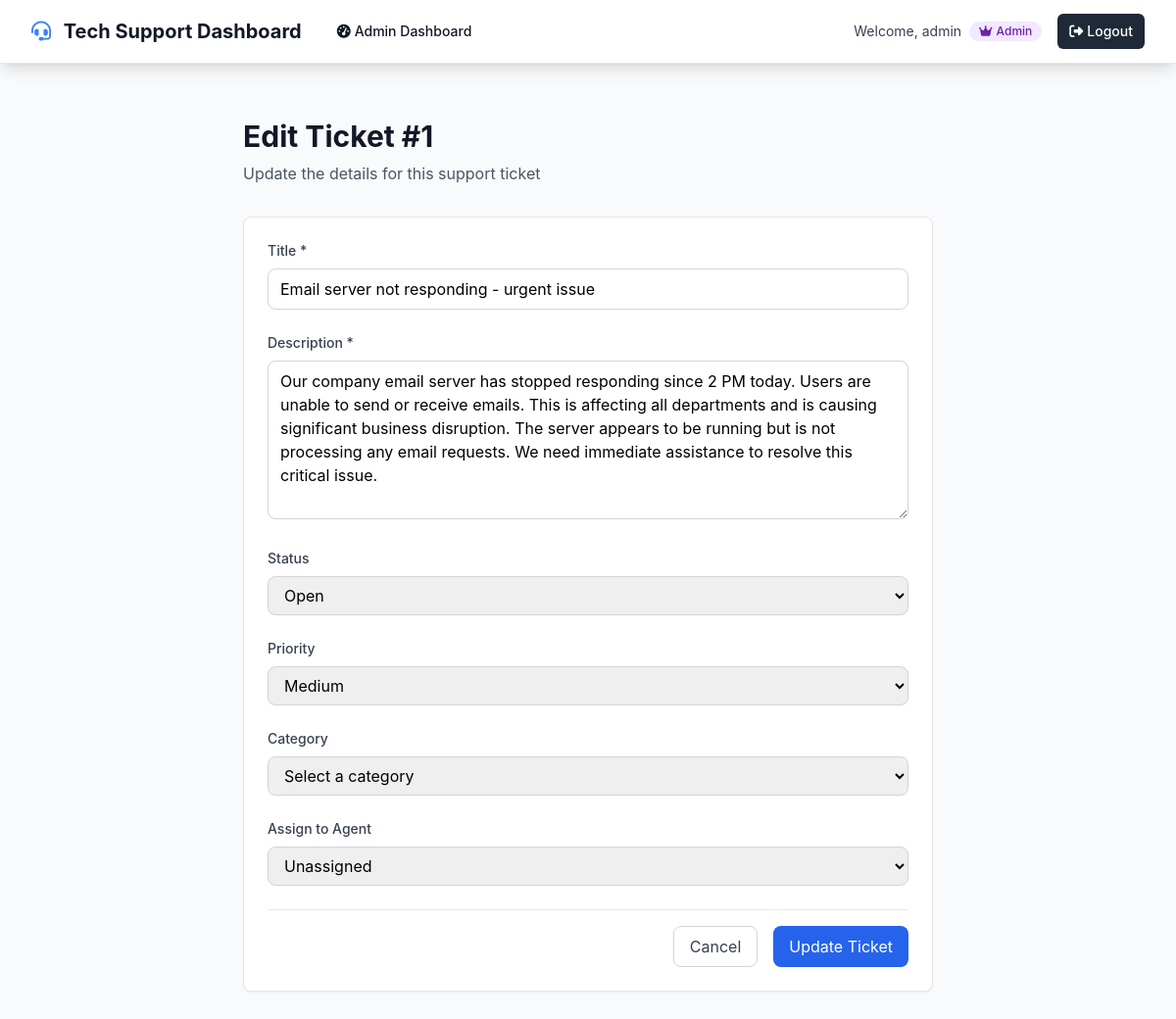
Screenshot of /tickets/1/edit (signed in) with the database file from the repository.
### tables this page shows
CREATE TABLE users (
            id INTEGER PRIMARY KEY AUTOINCREMENT,
            username TEXT UNIQUE NOT NULL,
            email TEXT UNIQUE NOT NULL,
            password_hash TEXT NOT NULL,
            role TEXT NOT NULL DEFAULT 'agent',
            created_at TIMESTAMP DEFAULT CURRENT_TIMESTAMP
        );

CREATE TABLE tickets (
            id INTEGER PRIMARY KEY AUTOINCREMENT,
            title TEXT NOT NULL,
            description TEXT NOT NULL,
            status TEXT NOT NULL DEFAULT 'open',
            priority TEXT NOT NULL DEFAULT 'medium',
            category_id INTEGER,
            created_by INTEGER NOT NULL,
            assigned_to INTEGER,
            created_at TIMESTAMP DEFAULT CURRENT_TIMESTAMP,
            updated_at TIMESTAMP DEFAULT CURRENT_TIMESTAMP,
            resolved_at TIMESTAMP,
            FOREIGN KEY (category_id) REFERENCES categories (id),
            FOREIGN KEY (created_by) REFERENCES users (id),
            FOREIGN KEY (assigned_to) REFERENCES users (id)
        );

### tickets.py (the view, shortened to what this page needs)
@tickets_bp.route('/tickets/<int:ticket_id>/edit', methods=['GET', 'POST'])
@login_required
def edit_ticket(ticket_id):
    try:
        ticket = Ticket.get_by_id(ticket_id)
        if not ticket:
            flash('Ticket not found.', 'error')
            return redirect(url_for('tickets.ticket_list'))
        if not current_user.is_admin():
            if ticket['created_by'] != current_user.id and ticket['assigned_to'] != current_user.id:
                flash('You do not have permission to edit this ticket.', 'error')
                return redirect(url_for('tickets.ticket_detail', ticket_id=ticket_id))
        categories = Category.get_all()
        agents = []
        if current_user.is_admin():
            conn = get_db_connection()
            agents = conn.execute("SELECT id, username FROM users WHERE role = 'agent'").fetchall()
            conn.close()
        return render_template('tickets/ticket_edit.html',
                             ticket=ticket, categories=categories, agents=agents)
    except Exception as e:
        flash(f'Error editing ticket: {str(e)}', 'error')
        return redirect(url_for('tickets.ticket_detail', ticket_id=ticket_id))

### database.py (called while the page is built)
def get_db_connection():
    conn = sqlite3.connect('instance/database.db')
    conn.row_factory = sqlite3.Row
    return conn

### models.py (called while the page is built)
    @staticmethod
    def get(user_id):
        conn = get_db_connection()
        user_data = conn.execute(
            'SELECT * FROM users WHERE id = ?', (user_id,)
        ).fetchone()
        conn.close()
        if user_data:
            return User(
                id=user_data['id'],
                username=user_data['username'],
                email=user_data['email'],
                role=user_data['role']
            )
        return None

    def is_admin(self):
        return self.role == 'admin'

### ticket_models.py (called while the page is built)
    @staticmethod
    def get_by_id(ticket_id):
        conn = get_db_connection()
        ticket = conn.execute('''
            SELECT t.*, c.name as category_name, c.color as category_color,
                   creator.username as created_by_username,
                   assignee.username as assigned_to_username
            FROM tickets t
            LEFT JOIN categories c ON t.category_id = c.id
            LEFT JOIN users creator ON t.created_by = creator.id
            LEFT JOIN users assignee ON t.assigned_to = assignee.id
            WHERE t.id = ?
        ''', (ticket_id,)).fetchone()
        conn.close()
        return ticket

    @staticmethod
    def get_all():
        conn = get_db_connection()
        categories = conn.execute('SELECT * FROM categories ORDER BY name').fetchall()
        conn.close()
        return categories

### templates/tickets/ticket_edit.html (shortened to what this page needs)
{% extends "base.html" %}
{% block content %}
<div class="min-h-screen bg-gray-50 py-8">
    <div class="max-w-3xl mx-auto px-4 sm:px-6 lg:px-8">
        <div class="mb-8">
            <h1 class="text-3xl font-bold text-gray-900">Edit Ticket #{{ ticket.id }}</h1>
            <p class="mt-2 text-gray-600">Update the details for this support ticket</p>
        </div>
        <div class="bg-white rounded-lg shadow-sm border border-gray-200">
            <form method="POST" action="{{ url_for('tickets.edit_ticket', ticket_id=ticket.id) }}" class="p-6 space-y-6">
                <div>
                    <label for="title" class="block text-sm font-medium text-gray-700 mb-2">
                        Title *
                    </label>
                    <input type="text"
                           name="title"
                           id="title"
                           value="{{ ticket.title }}"
                           required
                           class="w-full px-3 py-2 border border-gray-300 rounded-lg focus:ring-2 focus:ring-blue-500 focus:border-transparent">
                </div>
                <div>
                    <label for="description" class="block text-sm font-medium text-gray-700 mb-2">
                        Description *
                    </label>
                    <textarea name="description"
                              id="description"
                              rows="6"
                              required
                              class="w-full px-3 py-2 border border-gray-300 rounded-lg focus:ring-2 focus:ring-blue-500 focus:border-transparent">{{ ticket.description }}</textarea>
                </div>
                <div>
                    <label for="status" class="block text-sm font-medium text-gray-700 mb-2">
                        Status
                    </label>
                    <select name="status"
                            id="status"
                            class="w-full px-3 py-2 border border-gray-300 rounded-lg focus:ring-2 focus:ring-blue-500 focus:border-transparent">
                        <option value="open" {% if ticket.status == 'open' %}selected{% endif %}>Open</option>
                    </select>
                </div>
                <div>
                    <label for="priority" class="block text-sm font-medium text-gray-700 mb-2">
                        Priority
                    </label>
                    <select name="priority"
                            id="priority"
                            class="w-full px-3 py-2 border border-gray-300 rounded-lg focus:ring-2 focus:ring-blue-500 focus:border-transparent">
                        <option value="medium" {% if ticket.priority == 'medium' %}selected{% endif %}>Medium</option>
                    </select>
                </div>
                <div>
                    <label for="category_id" class="block text-sm font-medium text-gray-700 mb-2">
                        Category
                    </label>
                    <select name="category_id"
                            id="category_id"
                            class="w-full px-3 py-2 border border-gray-300 rounded-lg focus:ring-2 focus:ring-blue-500 focus:border-transparent">
                        <option value="">Select a category</option>
                    </select>
                </div>
                {% if current_user.is_admin() and agents %}
                <div>
                    <label for="assigned_to" class="block text-sm font-medium text-gray-700 mb-2">
                        Assign to Agent
                    </label>
                    <select name="assigned_to"
                            id="assigned_to"
                            class="w-full px-3 py-2 border border-gray-300 rounded-lg focus:ring-2 focus:ring-blue-500 focus:border-transparent">
                        <option value="">Unassigned</option>
                    </select>
                </div>
                {% endif %}
                <div class="flex justify-end space-x-4 pt-4 border-t border-gray-200">
                    <a href="{{ url_for('tickets.ticket_detail', ticket_id=ticket.id) }}"
                       class="px-4 py-2 border border-gray-300 rounded-lg text-gray-700 hover:bg-gray-50 transition-colors duration-200">
                        Cancel
                    </a>
                    <button type="submit"
                            class="px-4 py-2 bg-blue-600 text-white rounded-lg hover:bg-blue-700 transition-colors duration-200">
                        Update Ticket
                    </button>
                </div>
            </form>
        </div>
    </div>
</div>
{% endblock %}

### templates/base.html (shortened to what this page needs)
<!DOCTYPE html>
<html lang="en">
<head>
    <script src="https://cdn.tailwindcss.com"></script>
    <link rel="stylesheet" href="{{ url_for('static', filename='css/style.css') }}">
    <link rel="stylesheet" href="https://cdnjs.cloudflare.com/ajax/libs/font-awesome/6.4.0/css/all.min.css">
</head>
<body class="bg-gray-50 min-h-screen">
    {% if current_user.is_authenticated %}
    <nav class="bg-white shadow-lg border-b border-gray-200">
        <div class="max-w-7xl mx-auto px-4 sm:px-6 lg:px-8">
            <div class="flex justify-between h-16">
                <div class="flex items-center">
                    <div class="flex-shrink-0">
                        <h1 class="text-xl font-bold text-gray-900">
                            <i class="fas fa-headset text-primary mr-2"></i>
                            Tech Support Dashboard
                        </h1>
                    </div>
                    <div class="hidden md:ml-6 md:flex md:space-x-8">
                        {% if current_user.is_admin() %}
                        <a href="{{ url_for('admin_dashboard') }}"
                           class="text-gray-900 hover:text-primary px-3 py-2 rounded-md text-sm font-medium">
                            <i class="fas fa-tachometer-alt mr-1"></i>Admin Dashboard
                        </a>
                        {% else %}
                        <a href="{{ url_for('agent_dashboard') }}"
                           class="text-gray-900 hover:text-primary px-3 py-2 rounded-md text-sm font-medium">
                            <i class="fas fa-ticket-alt mr-1"></i>My Dashboard
                        </a>
                        {% endif %}
                    </div>
                </div>
                <div class="flex items-center space-x-4">
                    <div class="flex items-center space-x-2">
                        <span class="text-sm text-gray-700">Welcome, {{ current_user.username }}</span>
                        <span class="inline-flex items-center px-2.5 py-0.5 rounded-full text-xs font-medium
                                   {% if current_user.is_admin() %}bg-purple-100 text-purple-800{% else %}bg-blue-100 text-blue-800{% endif %}">
                            {% if current_user.is_admin() %}
                                <i class="fas fa-crown mr-1"></i>Admin
                            {% else %}
                                <i class="fas fa-user mr-1"></i>Agent
                            {% endif %}
                        </span>
                    </div>
                    <a href="{{ url_for('auth.logout') }}"
                       class="bg-gray-800 hover:bg-gray-700 text-white px-3 py-2 rounded-md text-sm font-medium">
                        <i class="fas fa-sign-out-alt mr-1"></i>Logout
                    </a>
                </div>
            </div>
        </div>
    </nav>
    {% endif %}
    <main class="{% if current_user.is_authenticated %}py-6{% endif %}">
        {% block content %}{% endblock %}
    </main>
</body>
</html>

### static/css/style.css (style rules this page uses)
body { font-family: 'Inter', -apple-system, BlinkMacSystemFont, 'Segoe UI', Roboto, sans-serif; }

### rows the page displays
users: username "admin"
tickets: id "1", title "Email server not responding - urgent issue", description "Our company email server has stopped responding since 2 PM today. Users are unable to send or receive emails. This is affecting all departments and is causing significant business disruption. The server appears to be running but is not processing any email requests. We need immediate assistance to resolve this critical issue.", status "Open", priority "Medium"
